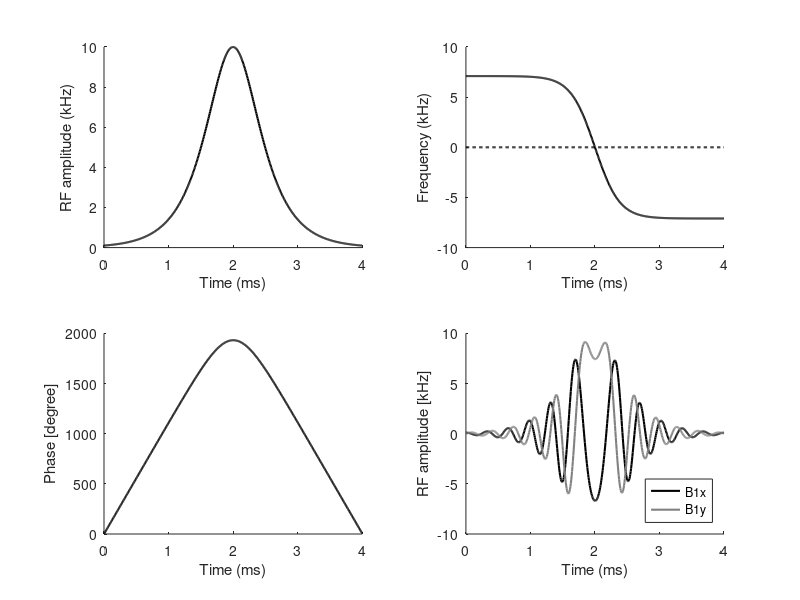

Source code (MATLAB): (Note: this script raises an error after producing the figure.)
% Graaf_Fig_5p16_ver_1p0.m
% Written by Kyungmin Nam
% Email: K.M.Nam@umcutrecht.nl
% Started: 03/09/2019, Last modified: 
%--------------------------------------------------------------------------
clear variables; close all; clc;

data_dir      = 'F:\mfiles_kmin\github\sLASER_FOCI';
output_dir    = 'F:\mfiles_kmin\github\sLASER_FOCI\output'; mkdir(output_dir);
data_filename = 'Graaf_Fig_5p16_ver_1p0';

% Robin_de_Graaf figure 5.16
dt  = 6.4e-6;         % RF dwell time [sec]
tau = 4e-3;           % pulse duration, T [sec]

% Define discrete samples of time over [0 T)
nt = ceil(tau/dt)+1;    % number of samples
t  = (0:nt-1).' * dt; % [sec]

% set 
b1max = 10;   % [kHz]
vmax  = 7.1;  % [kHz]

% define beta
beta = asech(0.01);

fb = sech(beta*(1-2*t/tau));
fv = tanh(beta*(1-2*t/tau));

% Figure 5.16 (A) and (B)
AFP_am = b1max * fb;
AFP_fm = vmax * fv;

% Figure 5.16 (C)
theta = zeros(length(t),1);
for idx = 1:length(t)-1
   theta(idx+1,1) = theta(idx,1) + vmax * tanh(beta*(1-2*t(idx)/tau));
end

% Figure 5.16 (D)
b1 = AFP_am .* exp(1i*2*pi/360*theta);
b1x = real(b1);
b1y = imag(b1);

% Display
LineWidth = 1.5;
black = [0 0 0];
gray  = [0.5 0.5 0.5];

% Figure 5.16 (A)
figure('color', 'w','units','normalized','outerposition',[0 0 1 1]); 
subplot(2,2,1); plot(t*1e3, AFP_am, 'k', 'LineWidth', LineWidth);
xlabel('Time (ms)'); ylabel('RF amplitude (kHz)');
set(gca, 'Box', 'off');

% Figure 5.16 (B)
subplot(2,2,2); plot(t*1e3, AFP_fm, 'k', 'LineWidth', LineWidth); hold on;
plot(t*1e3, zeros(length(t),1), 'k--', 'LineWidth', LineWidth); hold off;
xlabel('Time (ms)'); ylabel('Frequency (kHz)');
set(gca, 'Box', 'off');

% Figure 5.16 (C)
subplot(2,2,3); plot(t*1e3, theta, 'k', 'LineWidth', LineWidth);
xlabel('Time (ms)'); ylabel('Phase [degree]');
set(gca, 'Box', 'off');

% Figure 5.16 (D)
subplot(2,2,4); 
plot(t*1e3, b1x, 'k', 'LineWidth', LineWidth); hold on;
plot(t*1e3, b1y, 'color', gray, 'LineWidth', LineWidth); hold off;
xlabel('Time (ms)'); ylabel('RF amplitude [kHz]');
set(gca, 'Box', 'off'); legend('B1x', 'B1y','Location','Southeast');

% save figure
export_fig(fullfile(output_dir, data_filename), '-m2', '-tif'); close;


